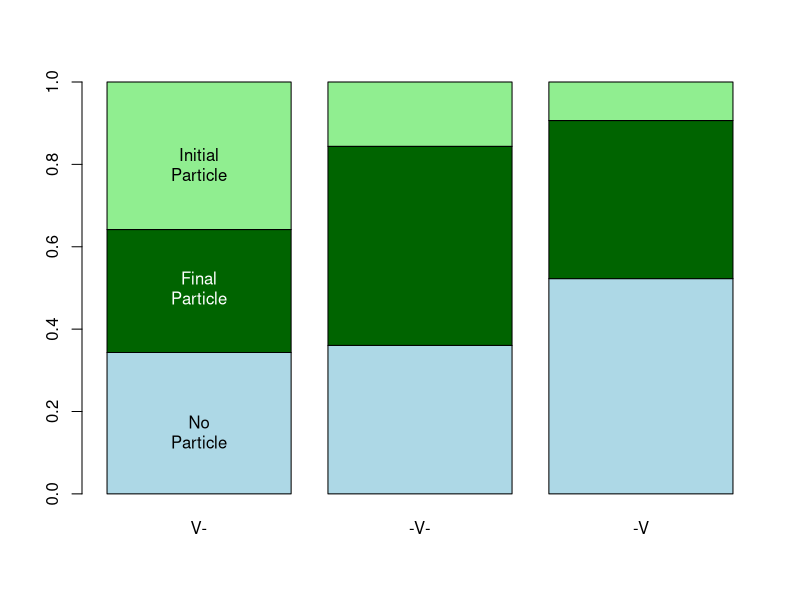

Recreate this plot in R. (Note: this script raises an error after producing the figure.)
## ---- chunk 1
library(lme4)
## ---- chunk 2

d.wals = read.csv("wals_data/language.csv",na.string='')
## ---- chunk 3

OrderSOV = as.character(d.wals$X81A.Order.of.Subject..Object.and.Verb)

d.wals$VerbPos = NA
d.wals[OrderSOV %in% c('1 SOV','6 OSV'),]$VerbPos = 3
d.wals[OrderSOV %in% c('2 SVO','5 OVS'),]$VerbPos = 2
d.wals[OrderSOV %in% c('3 VSO','4 VOS'),]$VerbPos = 1
## ---- chunk 4
d.wals$VerbPos.norm = d.wals$VerbPos/3
## ---- chunk 5
# make a shortcut for position of polar question particles
QP = as.character(d.wals$X92A.Position.of.Polar.Question.Particles)

# find non-NA datapoints
QPNA = !is.na(d.wals$X92A.Position.of.Polar.Question.Particles)


d.wals$QP.pos3 = NA
d.wals$QP.pos3[QPNA & QP=='1 Initial'] = "3 Initial"
d.wals$QP.pos3[QPNA & QP=='3 Second position'] = NA
d.wals$QP.pos3[QPNA & QP=='4 Other position'] = NA
d.wals$QP.pos3[QPNA & QP=='2 Final'] = "2 Final"
d.wals$QP.pos3[QP=='6 No question particle'] = "1 None"
## ---- chunk 6
table(d.wals$QP.pos3, d.wals$VerbPos)
## ---- chunk 7
# 
tx4 = table(d.wals$QP.pos3,d.wals$VerbPos)
barplot(
  t(t(tx4)/colSums(tx4)),
  names.arg=c("V-","-V-","-V"),
  col=rev(c("light green","dark green",'light blue')))
text(0.7,0.8,"Initial\nParticle")
text(0.7,0.5,"Final\nParticle",col='white')
text(0.7,0.15,"No\nParticle")
## ---- chunk 8

lmVSO = glmer(VerbPos==1~QP.pos3+(1|family),data=d.wals,family=binomial(link=logit))
lmSVO = glmer(VerbPos==2~QP.pos3+(1|family),data=d.wals,family=binomial(link=logit))
lmSOV = glmer(VerbPos==3~QP.pos3+(1|family),data=d.wals,family=binomial(link=logit))
## ---- chunk 9

x = c(exp(fixef(lmVSO)[1]),exp(sum(fixef(lmVSO)[1:2])),exp(sum(fixef(lmVSO)[c(1,3)])))
vsoP = x/sum(x)
x = c(exp(fixef(lmSVO)[1]),exp(sum(fixef(lmSVO)[1:2])),exp(sum(fixef(lmSVO)[c(1,3)])))
svoP = x/sum(x)
x = c(exp(fixef(lmSOV)[1]),exp(sum(fixef(lmSOV)[1:2])),exp(sum(fixef(lmSOV)[c(1,3)])))
sovP = x/sum(x)
## ---- chunk 10
estX = rbind(vsoP,svoP,sovP)
estX = estX/rowSums(estX)
colnames(estX) = c("None","Final","Initial")
estX
## ---- chunk 11
barplot(
  t(estX),
  beside=F,
  names.arg=c("V-",'-V-','-V'),
  col=rev(c("light green",'dark green','light blue')))
text(0.7,0.7,"Initial\nParticle")
text(0.7,0.26,"Final\nParticle",col='white')
text(0.7,0.08,"No\nParticle")
## ---- chunk 12
estX2 = t(estX)
rownames(estX2) = c('No Partcile','Final Particle','Initial Particle')
save(estX2,file='QParticleRealDataEstiamtes.rDat')
